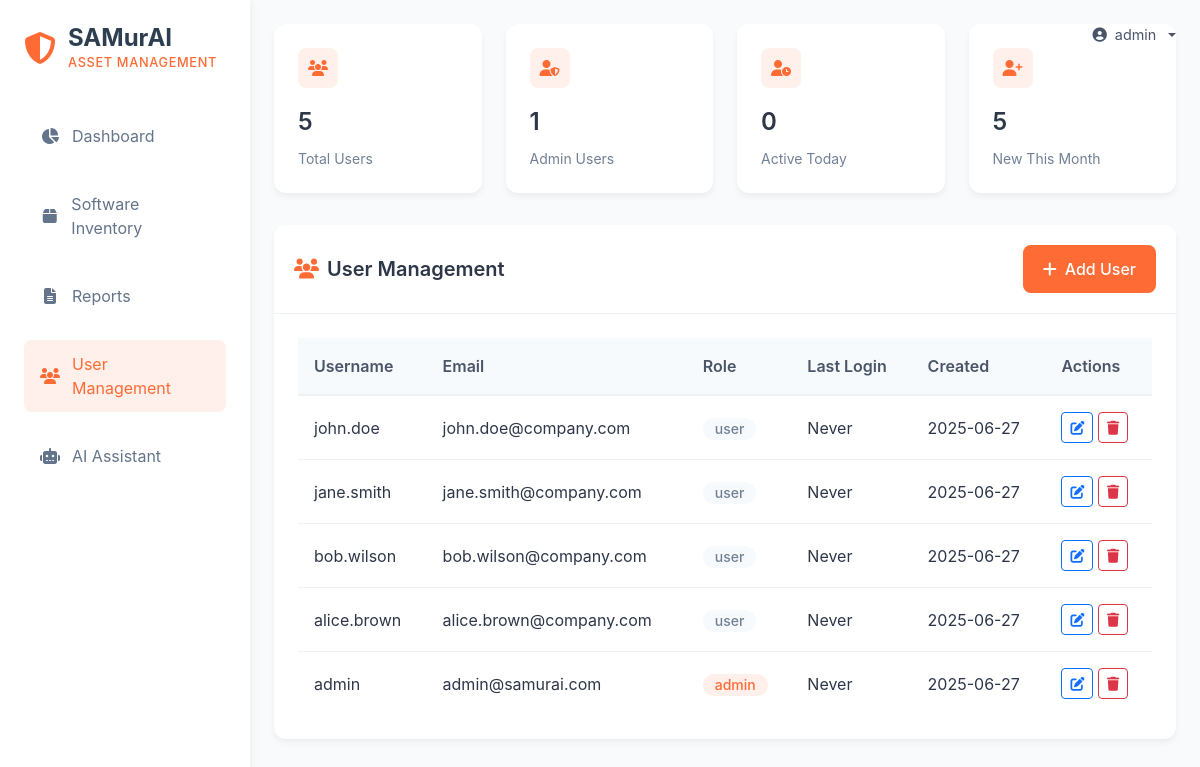
The page /user-management (signed in) on the database its author committed.
### app.py (models this page shows, shortened)
class User(UserMixin, db.Model):
    __tablename__ = 'users'
    id: Mapped[int] = mapped_column(Integer, primary_key=True)
    username: Mapped[str] = mapped_column(String(80), unique=True, nullable=False)
    email: Mapped[str] = mapped_column(String(120), unique=True, nullable=False)
    password_hash: Mapped[str] = mapped_column(String(256), nullable=False)
    role: Mapped[str] = mapped_column(String(20), nullable=False, default='user')
    created_at: Mapped[datetime] = mapped_column(DateTime, nullable=False, default=datetime.utcnow)
    last_login: Mapped[Optional[datetime]] = mapped_column(DateTime)

### app.py (the view)
@app.route('/user-management')
@login_required
def user_management():
    page = request.args.get('page', 1, type=int)
    per_page = 10
    users = User.query.order_by(User.created_at.desc()).paginate(page=page, per_page=per_page)
    total_users = User.query.count()
    admin_users = User.query.filter_by(role='admin').count()
    yesterday = datetime.utcnow() - timedelta(days=1)
    active_users = User.query.filter(User.last_login >= yesterday).count()
    first_of_month = datetime.utcnow().replace(day=1, hour=0, minute=0, second=0, microsecond=0)
    new_users = User.query.filter(User.created_at >= first_of_month).count()
    return render_template('user_management.html',
                         users=users,
                         total_users=total_users,
                         admin_users=admin_users,
                         active_users=active_users,
                         new_users=new_users,
                         now=datetime.utcnow(),
                         pages=users.pages,
                         current_page=page,
                         has_prev=users.has_prev,
                         has_next=users.has_next,
                         prev_num=users.prev_num,
                         next_num=users.next_num)

### app.py (called while the page is built)
@login_manager.user_loader
def load_user(user_id: str) -> Optional[User]:
    if not user_id:
        return None
    try:
        return db.session.get(User, int(user_id))
    except Exception as e:
        logger.error(f"Error loading user: {e}")
        return None

@app.before_request
def before_request():
    session.permanent = True  # Use permanent session
    app.permanent_session_lifetime = timedelta(days=7)  # Set session lifetime

### templates/user_management.html (shortened to what this page needs)
{% extends "base.html" %}
{% block content %}
<div class="user-management-container">
    <div class="stats-grid">
        <div class="stat-card">
            <div class="stat-icon">
                <i class="fas fa-users"></i>
            </div>
            <div class="stat-value">{{ total_users }}</div>
            <div class="stat-label">Total Users</div>
        </div>
        <div class="stat-card">
            <div class="stat-icon">
                <i class="fas fa-user-shield"></i>
            </div>
            <div class="stat-value">{{ admin_users }}</div>
            <div class="stat-label">Admin Users</div>
        </div>
        <div class="stat-card">
            <div class="stat-icon">
                <i class="fas fa-user-clock"></i>
            </div>
            <div class="stat-value">{{ active_users }}</div>
            <div class="stat-label">Active Today</div>
        </div>
        <div class="stat-card">
            <div class="stat-icon">
                <i class="fas fa-user-plus"></i>
            </div>
            <div class="stat-value">{{ new_users }}</div>
            <div class="stat-label">New This Month</div>
        </div>
    </div>
    <div class="users-card">
        <div class="card-header">
            <h5 class="card-title">
                <i class="fas fa-users"></i>
                User Management
            </h5>
            <button class="btn-add-user" onclick="showAddUserModal()">
                <i class="fas fa-plus"></i>
                Add User
            </button>
        </div>
        <div class="p-4">
            <table class="users-table">
                <thead>
                    <tr>
                        <th>Username</th>
                        <th>Email</th>
                        <th>Role</th>
                        <th>Last Login</th>
                        <th>Created</th>
                        <th>Actions</th>
                    </tr>
                </thead>
                <tbody>
                    {% for user in users.items %}
                    <tr>
                        <td>{{ user.username }}</td>
                        <td>{{ user.email }}</td>
                        <td>
                            <span class="badge {% if user.role == 'admin' %}badge-admin{% else %}badge-user{% endif %}">
                                {{ user.role }}
                            </span>
                        </td>
                        <td>{{ user.last_login.strftime('%Y-%m-%d %H:%M') if user.last_login else 'Never' }}</td>
                        <td>{{ user.created_at.strftime('%Y-%m-%d') }}</td>
                        <td>
                            <button class="btn btn-sm btn-outline-primary" onclick="editUser({{ user.id }})">
                                <i class="fas fa-edit"></i>
                            </button>
                            <button class="btn btn-sm btn-outline-danger" onclick="deleteUser({{ user.id }})">
                                <i class="fas fa-trash"></i>
                            </button>
                        </td>
                    </tr>
                    {% endfor %}
                </tbody>
            </table>
        </div>
    </div>
</div>
{% endblock %}

### templates/base.html (shortened to what this page needs)
<!DOCTYPE html>
<html lang="en">
<head>
    <link href="https://cdn.jsdelivr.net/npm/bootstrap@5.3.2/dist/css/bootstrap.min.css" rel="stylesheet">
    <link href="https://cdnjs.cloudflare.com/ajax/libs/font-awesome/6.5.1/css/all.min.css" rel="stylesheet">
</head>
<body>
    <div class="sidebar">
        <div class="logo">
            <i class="fas fa-shield-alt"></i>
            <div class="logo-text">
                <span class="logo-title">SAMurAI</span>
                <span class="logo-subtitle">Asset Management</span>
            </div>
        </div>
        <nav>
            <div class="nav-item">
                <a href="{{ url_for('dashboard') }}" class="nav-link {% if request.endpoint == 'dashboard' %}active{% endif %}">
                    <i class="fas fa-chart-pie"></i>
                    Dashboard
                </a>
            </div>
            <div class="nav-item">
                <a href="{{ url_for('software_inventory') }}" class="nav-link {% if request.endpoint == 'software_inventory' %}active{% endif %}">
                    <i class="fas fa-box"></i>
                    Software Inventory
                </a>
            </div>
            <div class="nav-item">
                <a href="{{ url_for('reports') }}" class="nav-link {% if request.endpoint == 'reports' %}active{% endif %}">
                    <i class="fas fa-file-alt"></i>
                    Reports
                </a>
            </div>
            <div class="nav-item">
                <a href="{{ url_for('user_management') }}" class="nav-link {% if request.endpoint == 'user_management' %}active{% endif %}">
                    <i class="fas fa-users"></i>
                    User Management
                </a>
            </div>
            <div class="nav-item">
                <a href="{{ url_for('ai_dashboard') }}" class="nav-link {% if request.endpoint == 'ai_dashboard' %}active{% endif %}">
                    <i class="fas fa-robot"></i>
                    AI Assistant
                </a>
            </div>
        </nav>
    </div>
    <div class="user-dropdown dropdown">
        <button class="btn dropdown-toggle" type="button" data-bs-toggle="dropdown" aria-expanded="false">
            <i class="fas fa-user-circle"></i>
            {{ current_user.username }}
        </button>
    </div>
    <div class="main-content">
        {% block content %}{% endblock %}
    </div>
</body>
</html>

### templates/base.html (style rules this page uses)
:root { --primary-orange: #ff6b35; --secondary-orange: #ff9666; --light-orange: rgba(255, 107, 53, 0.1); --dark-blue: #2c3e50; --border-radius: 8px; --card-shadow: 0 2px 8px rgba(0,0,0,0.05); --transition: all 0.3s ease; }
body { font-family: 'Inter', -apple-system, BlinkMacSystemFont, sans-serif; background-color: #f8fafc; margin: 0; min-height: 100vh; }
.sidebar { width: 250px; height: 100vh; position: fixed; left: 0; top: 0; background: white; box-shadow: 2px 0 8px rgba(0,0,0,0.05); z-index: 1000; padding: 1.5rem 0; }
.logo { padding: 0 1.5rem; margin-bottom: 2rem; display: flex; align-items: center; gap: 0.75rem; }
.logo i { font-size: 2rem; color: var(--primary-orange); }
.logo-text { display: flex; flex-direction: column; }
.logo-title { font-size: 1.5rem; font-weight: 700; color: var(--dark-blue); line-height: 1.2; }
.logo-subtitle { font-size: 0.8rem; color: var(--primary-orange); font-weight: 500; text-transform: uppercase; letter-spacing: 0.05em; }
.nav-item { padding: 0.5rem 1.5rem; margin-bottom: 0.25rem; }
.nav-link { color: #64748b; text-decoration: none; display: flex; align-items: center; gap: 0.75rem; padding: 0.75rem 1rem; border-radius: var(--border-radius); transition: var(--transition); }
.nav-link:hover, .nav-link.active { background: var(--light-orange); color: var(--primary-orange); }
.nav-link i { width: 20px; text-align: center; }
.main-content { margin-left: 250px; padding: 2rem; }
.user-dropdown { position: fixed; top: 1rem; right: 1rem; z-index: 1000; }
.user-dropdown .btn { background: transparent; border: none; color: #4a5568; padding: 0.5rem; border-radius: var(--border-radius); display: flex; align-items: center; gap: 0.5rem; transition: var(--transition); font-size: 0.9rem; }

### templates/user_management.html (style rules this page uses)
:root { --primary-orange: #ff6b35; --light-orange: #fff0eb; --white: #ffffff; --gray-100: #f7fafc; --gray-200: #edf2f7; --gray-300: #e2e8f0; --gray-400: #cbd5e0; --gray-500: #a0aec0; --gray-600: #718096; --gray-700: #4a5568; --gray-800: #2d3748; }
.user-management-container { position: fixed; top: 0; left: 250px; right: 0; bottom: 0; overflow-y: auto; padding: 1.5rem; background: #f8fafc; }
.stats-grid { display: grid; grid-template-columns: repeat(auto-fit, minmax(200px, 1fr)); gap: 1.5rem; margin-bottom: 2rem; }
.stat-card { background: var(--white); border-radius: 12px; padding: 1.5rem; box-shadow: 0 4px 6px rgba(0, 0, 0, 0.05); transition: all 0.2s; }
.stat-icon { width: 40px; height: 40px; border-radius: 8px; background: var(--light-orange); color: var(--primary-orange); display: flex; align-items: center; justify-content: center; margin-bottom: 1rem; }
.stat-value { font-size: 1.5rem; font-weight: 600; color: var(--gray-800); margin-bottom: 0.5rem; }
.stat-label { color: var(--gray-600); font-size: 0.875rem; }
.users-card { background: var(--white); border-radius: 12px; box-shadow: 0 4px 6px rgba(0, 0, 0, 0.05); margin-bottom: 1.5rem; }
.card-header { padding: 1.25rem; border-bottom: 1px solid var(--gray-200); display: flex; align-items: center; justify-content: space-between; }
.card-title { color: var(--gray-800); font-size: 1.25rem; font-weight: 600; margin: 0; display: flex; align-items: center; gap: 0.5rem; }
.card-title i { color: var(--primary-orange); }
.users-table { width: 100%; border-collapse: separate; border-spacing: 0; }
.users-table th { background: var(--gray-100); color: var(--gray-700); font-weight: 600; padding: 1rem; text-align: left; border-bottom: 2px solid var(--gray-200); }
.users-table td { padding: 1rem; border-bottom: 1px solid var(--gray-200); color: var(--gray-800); }
.users-table tr:last-child td { border-bottom: none; }
.badge { padding: 0.25rem 0.75rem; border-radius: 20px; font-size: 0.875rem; font-weight: 500; }
.badge-admin { background: var(--light-orange); color: var(--primary-orange); }
.badge-user { background: var(--gray-100); color: var(--gray-600); }
.btn-add-user { background: var(--primary-orange); color: var(--white); border: none; border-radius: 8px; padding: 0.75rem 1.25rem; font-weight: 500; display: flex; align-items: center; gap: 0.5rem; transition: all 0.2s; }

### rows shown on the page
User: username "admin", email "admin@samurai.com", role "admin", last_login "Never", created_at "2025-06-27"
User: username "john.doe", email "john.doe@company.com", role "user", last_login "Never", created_at "2025-06-27"
User: username "jane.smith", email "jane.smith@company.com", role "user", last_login "Never", created_at "2025-06-27"
User: username "bob.wilson", email "bob.wilson@company.com", role "user", last_login "Never", created_at "2025-06-27"
User: username "alice.brown", email "alice.brown@company.com", role "user", last_login "Never", created_at "2025-06-27"

### other values the page prints
{{ total_users }} "5"
{{ admin_users }} "1"
{{ active_users }} "0"
{{ new_users }} "5"
